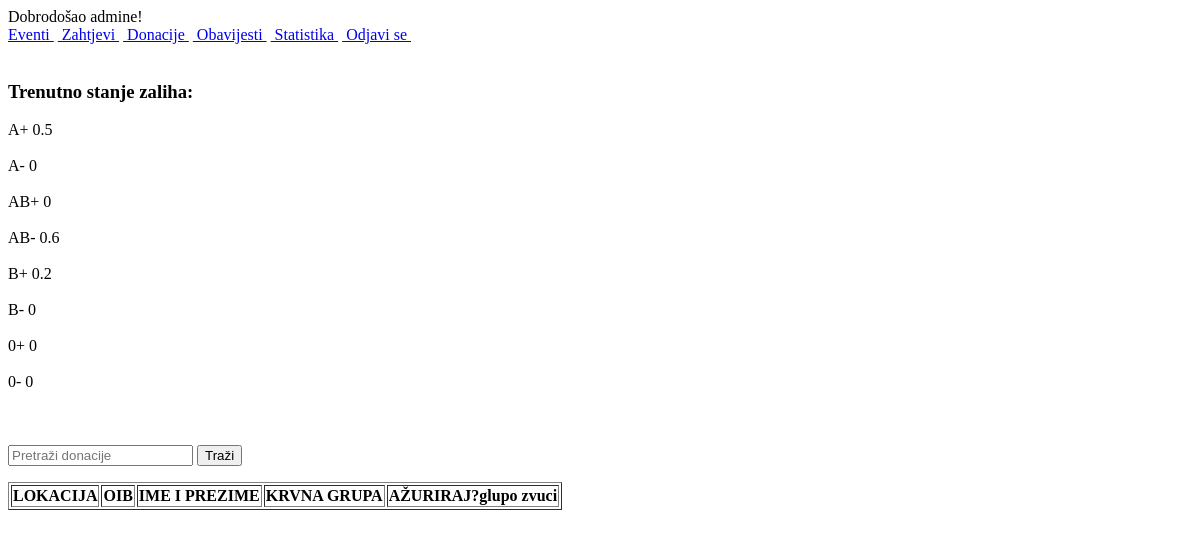
The app's page /donacije.php (signed in), older data.
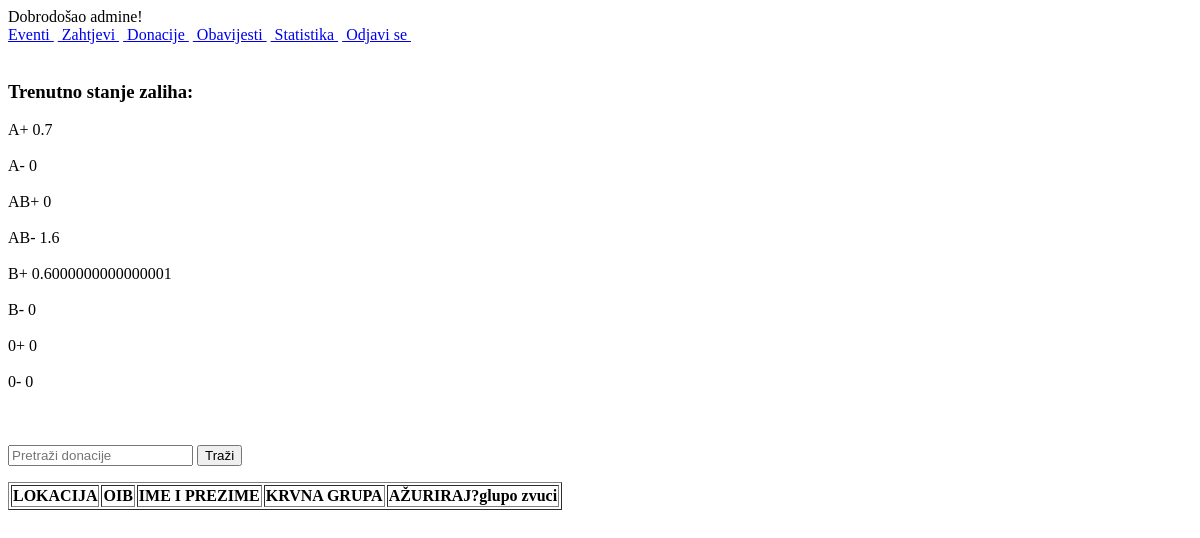
The same page, newer data.
### tables this page shows
CREATE TABLE IF NOT EXISTS `zaliha` (
  `krvna_grupa` varchar(10) NOT NULL,
  `kolicina_grupe` varchar(45) DEFAULT NULL,
  PRIMARY KEY (`krvna_grupa`)
);

### donacije.php (the view, shortened to what this page needs)
<?php
    require_once "dbconnect.php";
    mysqli_set_charset($conn,"utf8");
    echo '
        <html>
        <script src="http://ajax.googleapis.com/ajax/libs/jquery/1.8.3/jquery.min.js"></script>
            <div>
               <a href="eventi.php?keyword=&trazi=Traži" >Eventi&nbsp;</a>
               <a href="zahtjevi.php">&nbsp;Zahtjevi&nbsp;</a>
               <a href="donacije.php?keyword=&trazi=Traži">&nbsp;Donacije&nbsp;</a>
               <a href="obavijesti.php">&nbsp;Obavijesti&nbsp;</a>
               <a href="statistika.php">&nbsp;Statistika&nbsp;</a>
               <a href="odjava.php">&nbsp;Odjavi se&nbsp;</a>
           </div>
    <br><h3>Trenutno stanje zaliha:</h3>';
    $zaliha_q = "SELECT * from zaliha";
    $run = mysqli_query($conn, $zaliha_q);
    $result = $run or die ("Failed to query database". mysqli_error($conn));
    while($red = mysqli_fetch_array($result)){
        echo $red['krvna_grupa'].' ' . $red['kolicina_grupe'].'<br><br>';
    }
    echo'<div id="content30" class="toggle"  ><br><br>
        <form action="" method="GET">
            <input type="text" name = "keyword" placeholder="Pretraži donacije">
            <input type="submit" name="trazi" value="Traži">
        </form>
        <form action="" method="GET">
        <table border="1">
            <tr>
                <th>LOKACIJA</th>
                <th>OIB</th>
                <th>IME I PREZIME</th>
                <th>KRVNA GRUPA</th>
                <th>AŽURIRAJ?glupo zvuci</th>
            </tr>';
        echo '</html>';
?>

Row changes from the older to the newer data that the page shows:
changed zaliha "A+": kolicina_grupe "0.5" → "0.7"
changed zaliha "AB-": kolicina_grupe "0.6" → "1.6"
changed zaliha "B+": kolicina_grupe "0.2" → "0.6000000000000001"
